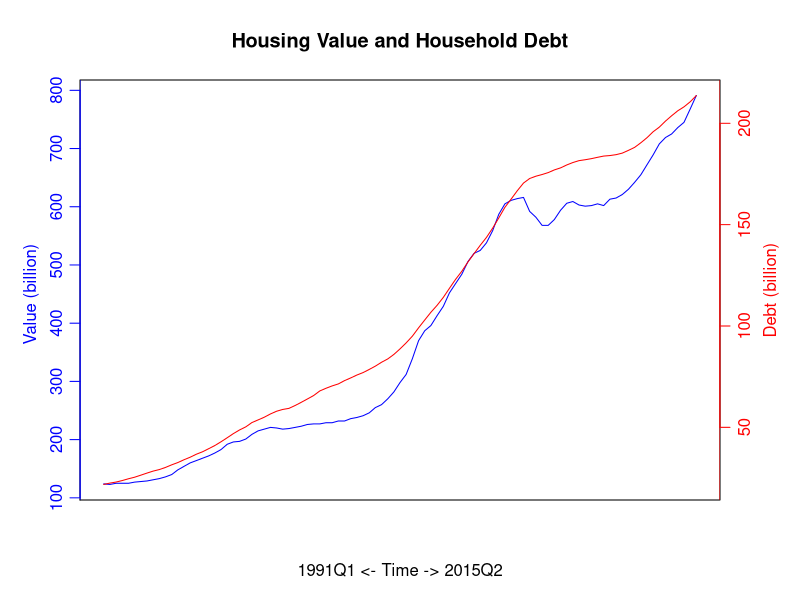
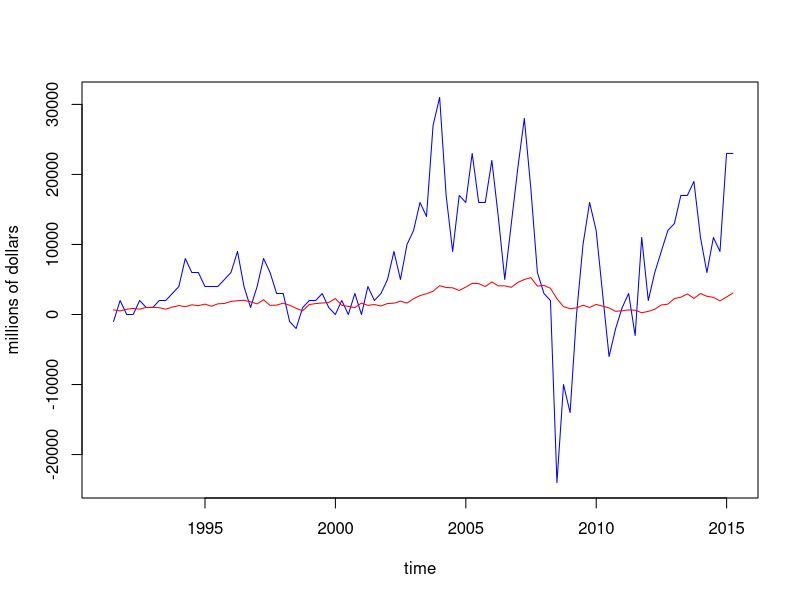
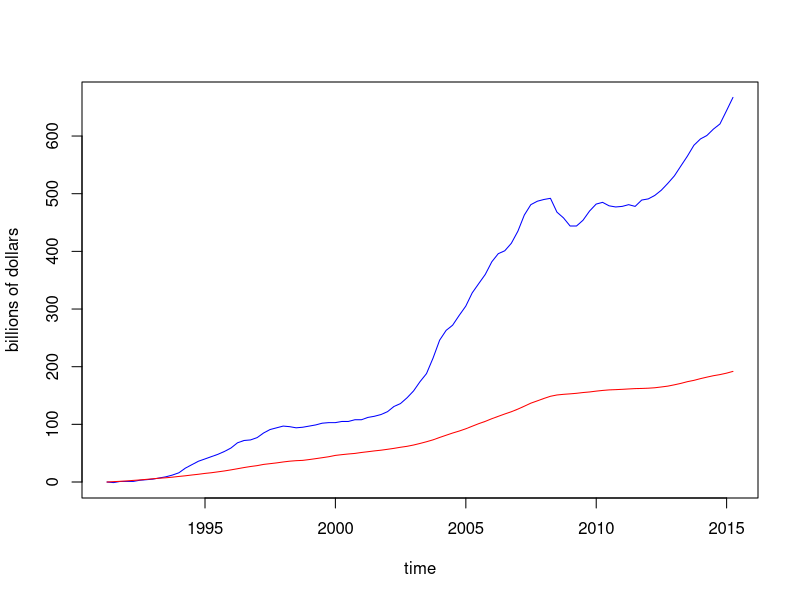
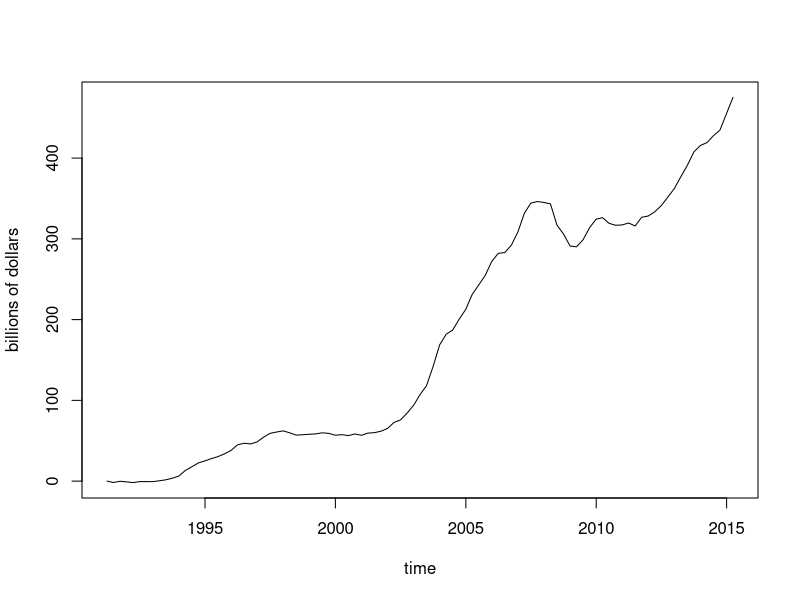
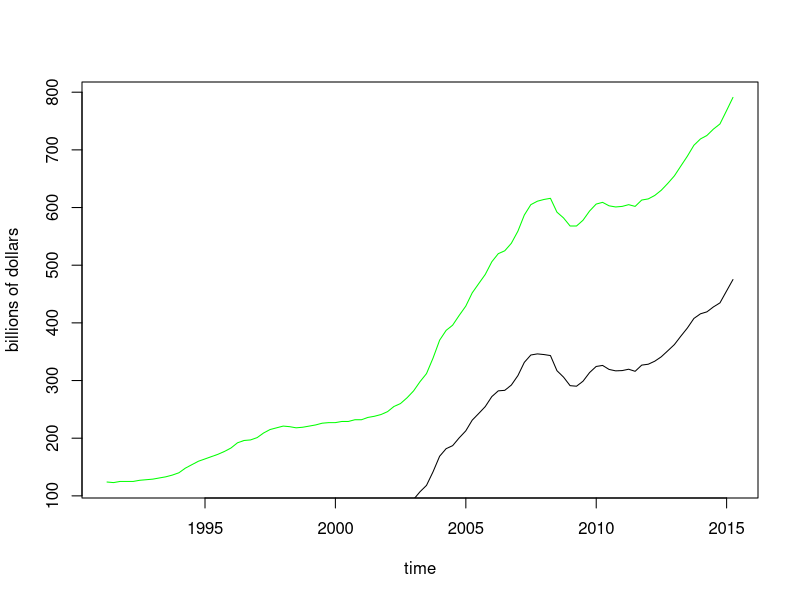

Recreate these plots in R, in order.
## ---- chunk 1
rw <- read.csv("rawdata.csv", stringsAsFactors = FALSE)
## ---- chunk 2
tidyDate <- function(x){
  bits <- unlist(strsplit(x, split="Q"))
  yr <- bits[1]
  mt <- as.character(as.numeric(bits[2])*3)
  dy <- "01"
  return(paste(yr,mt,dy, sep="-"))
}
library(lubridate)
rw$quartend <- as.Date(sapply(rw$Quarter,tidyDate)) + months(1) - days(1)
rw$Value <- rw$Value * 1000
## ---- chunk 3
library(plotrix)
twoord.plot(lx= rw$quartend,ly=rw$Value/1000,rx=rw$quartend, ry=rw$Debt/1000, xlab="1991Q1 <- Time -> 2015Q2", ylab="Value (billion)",rylab="Debt (billion)",lcol="blue", rcol="red", main="Housing Value and Household Debt", type="l", xticklab=as.character(rw$quartend))

## ---- chunk 4
rw$qonqValue <- rw$Value - c(NA, rw$Value[1:(length(rw$Value))-1])#don't have a previous for the 1st
rw$qonqDebt <- rw$Debt - c(NA, rw$Debt[1:(length(rw$Debt))-1])#don't have a previous for the 1st
## ---- chunk 5
plot(rw$quartend, rw$qonqValue, col="blue", type="l", xlab="time", ylab="millions of dollars")
lines(rw$quartend, rw$qonqDebt, col="red", type="l")
## ---- chunk 6
relation <- lm(qonqValue ~ qonqDebt, data=rw)
print(summary(relation))
## ---- chunk 7
rw$cumqVal <- numeric(nrow(rw))
rw$cumqDebt <- numeric(nrow(rw))
rw$cumqVal[2:nrow(rw)] <- cumsum(rw$qonqValue[2:nrow(rw)])
rw$cumqDebt[2:nrow(rw)] <-  cumsum(rw$qonqDebt[2:nrow(rw)])
plot(rw$quartend, rw$cumqVal/1000, col="blue", type="l", xlab="time", ylab="billions of dollars")
lines(rw$quartend, rw$cumqDebt/1000, col="red", type="l")
## ---- chunk 8
plot(rw$quartend, (rw$cumqVal/1000 - rw$cumqDebt/1000), type="l", xlab="time", ylab="billions of dollars")

## ---- chunk 9
plot(rw$quartend, rw$Value/1000, type="l", xlab="time", ylab="billions of dollars", col="green")
lines(rw$quartend, (rw$cumqVal/1000 - rw$cumqDebt/1000), type="l", xlab="time", ylab="billions of dollars")
